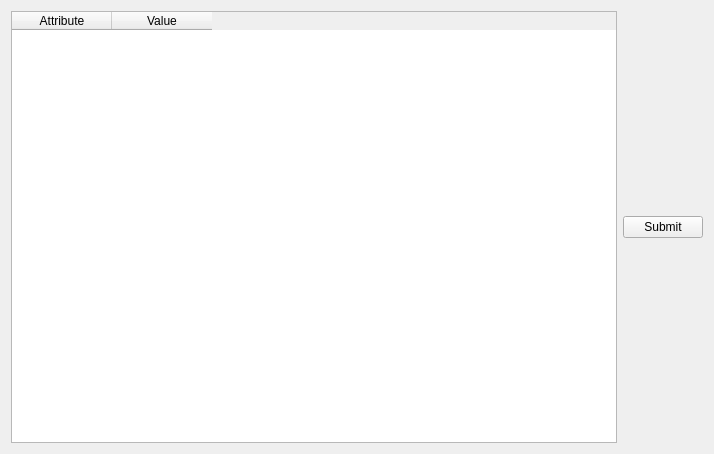
<?xml version="1.0" encoding="UTF-8"?>
<ui version="4.0">
 <class>ElogRunCtrl</class>
 <widget class="QWidget" name="ElogRunCtrl">
  <property name="geometry">
   <rect>
    <x>0</x>
    <y>0</y>
    <width>714</width>
    <height>454</height>
   </rect>
  </property>
  <property name="windowTitle">
   <string>Form</string>
  </property>
  <layout class="QGridLayout" name="gridLayout_2">
   <item row="0" column="0">
    <layout class="QGridLayout" name="gridLayout">
     <item row="0" column="0">
      <widget class="QTableWidget" name="twAtt">
       <property name="columnCount">
        <number>2</number>
       </property>
       <column>
        <property name="text">
         <string>Attribute</string>
        </property>
       </column>
       <column>
        <property name="text">
         <string>Value</string>
        </property>
       </column>
      </widget>
     </item>
     <item row="0" column="1">
      <widget class="QPushButton" name="pbSubmit">
       <property name="text">
        <string>Submit</string>
       </property>
      </widget>
     </item>
    </layout>
   </item>
  </layout>
 </widget>
 <resources/>
 <connections/>
</ui>
